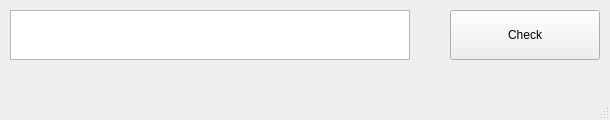
<?xml version="1.0" encoding="UTF-8"?>
<ui version="4.0">
 <class>MainWindow</class>
 <widget class="QMainWindow" name="MainWindow">
  <property name="geometry">
   <rect>
    <x>0</x>
    <y>0</y>
    <width>610</width>
    <height>120</height>
   </rect>
  </property>
  <property name="minimumSize">
   <size>
    <width>600</width>
    <height>70</height>
   </size>
  </property>
  <property name="windowTitle">
   <string>MainWindow</string>
  </property>
  <widget class="QWidget" name="centralwidget">
   <widget class="QPushButton" name="bbb">
    <property name="enabled">
     <bool>true</bool>
    </property>
    <property name="geometry">
     <rect>
      <x>450</x>
      <y>10</y>
      <width>150</width>
      <height>50</height>
     </rect>
    </property>
    <property name="text">
     <string>Check</string>
    </property>
    <property name="autoDefault">
     <bool>false</bool>
    </property>
    <property name="default">
     <bool>false</bool>
    </property>
    <property name="flat">
     <bool>false</bool>
    </property>
   </widget>
   <widget class="QTextEdit" name="infobox">
    <property name="geometry">
     <rect>
      <x>10</x>
      <y>10</y>
      <width>400</width>
      <height>50</height>
     </rect>
    </property>
   </widget>
  </widget>
  <widget class="QMenuBar" name="menubar">
   <property name="geometry">
    <rect>
     <x>0</x>
     <y>0</y>
     <width>610</width>
     <height>22</height>
    </rect>
   </property>
  </widget>
  <widget class="QStatusBar" name="statusbar"/>
 </widget>
 <resources/>
 <connections/>
</ui>
